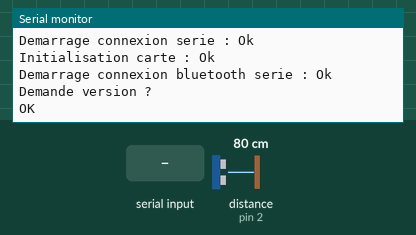
Recording of a sketch running on a simulated Arduino Uno, built with avr-gcc and run on an emulated ATmega328P. Shown: the last lines printed to the serial monitor. Wiring (inferred from the names in the program): ultrasonic range finder: trigger pin 3; echo pin 2. Inputs (shaded band) come from the test bench; at power-on: distance to the obstacle (sensor on pin 2) 80 cm. The echo pulse lasts 58.3 µs per cm; the modem accepts every AT command (registered, SIM ready, sends succeed) and sends nothing else.

Above: at 1.2 s.
1.3 s: "1" received over the second serial link
At 2.2 s:
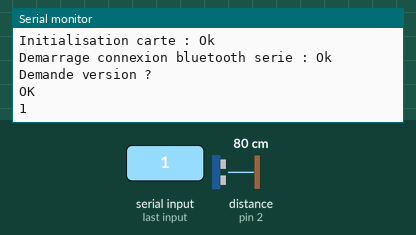
3.1 s: "0" received over the second serial link
At 4.5 s:
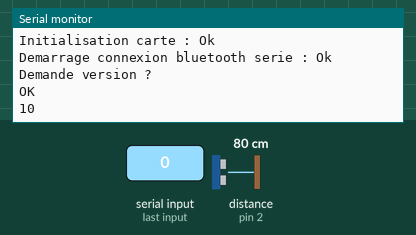

Measured:
- after the input at 1.3 s, the serial monitor: prints a new line after 0.31 s (image 1)
- after the input at 3.1 s, the serial monitor: prints a new line at once (image 2)

The sketch:

Esclave_Alarm.ino
```cpp
#include <SoftwareSerial.h>

/* Constantes pour les broches */
const byte TRIGGER_PIN = 3; // Broche TRIGGER
const byte ECHO_PIN = 2;    // Broche ECHO
const byte RxD = 10;   //Pin 12 pour arduino RX --> vers TxD de la carte Bluetooth
const byte TxD = 11;   //Pin 13 pour arduino TX --> vers RxD de la carte Bluetooth

/* Constantes pour le timeout */
const unsigned long MEASURE_TIMEOUT = 25000UL; // 25ms = ~8m à 340m/s

/* Vitesse du son dans l'air en mm/us */
const float SOUND_SPEED = 340.0 / 1000;

SoftwareSerial BTSerie(RxD,TxD);

void setup() {
  // put your setup code here, to run once:
  char c;

  InitCommunicationSerie() ;
  Serial.println("Initialisation carte : Ok");

  /* Initialise les broches */
  pinMode(TRIGGER_PIN, OUTPUT);
  digitalWrite(TRIGGER_PIN, LOW); // La broche TRIGGER doit être à LOW au repos
  pinMode(ECHO_PIN, INPUT);
  pinMode(RxD, INPUT);
  pinMode(TxD, OUTPUT);

  // Configuration du bluetooth

  InitCommunicationBluetoothSerie();

  BTSerie.print("AT+VERSION?");
  BTSerie.print("\r\n");

  Serial.println("Demande version ?");

  while (BTSerie.available()) {
    c = BTSerie.read();
    Serial.print(c);
  }
}

void loop() {
  // put your main code here, to run repeatedly:
  /* 1. Lance une mesure de distance en envoyant une impulsion HIGH de 10µs sur la broche TRIGGER */
  digitalWrite(TRIGGER_PIN, HIGH);
  delayMicroseconds(10);
  digitalWrite(TRIGGER_PIN, LOW);

  /* 2. Mesure le temps entre l'envoi de l'impulsion ultrasonique et son écho (si il existe) */
  long measure = pulseIn(ECHO_PIN, HIGH, MEASURE_TIMEOUT);

  /* 3. Calcul la distance à partir du temps mesuré */
  float distance_mm = measure / 2.0 * SOUND_SPEED;

  /* Affiche les résultats en mm, cm et m */
  BTSerie.print(distance_mm / 10.0, 2);

  if (BTSerie.available())
    Serial.write(BTSerie.read());

  // Keep reading from Arduino Serial Monitor and send to HC-05
  if (Serial.available())
    BTSerie.write(Serial.read());

  /* Délai d'attente pour éviter d'afficher trop de résultats à la seconde */
  delay(500);
}

//--------------------------------
// Initialisation de la communication serie avec l'ordinateur

void InitCommunicationSerie() {
  Serial.begin(9600);
  while (!Serial) {
  }
  Serial.println("Demarrage connexion serie : Ok");
}


void InitCommunicationBluetoothSerie() {
  BTSerie.begin(9600);  //9600 den mode normal / 38400 en mode commande
  while (!BTSerie) {
      Serial.println("Attente reponse bluetooth");
  }
  Serial.println("Demarrage connexion bluetooth serie : Ok");
}
```
